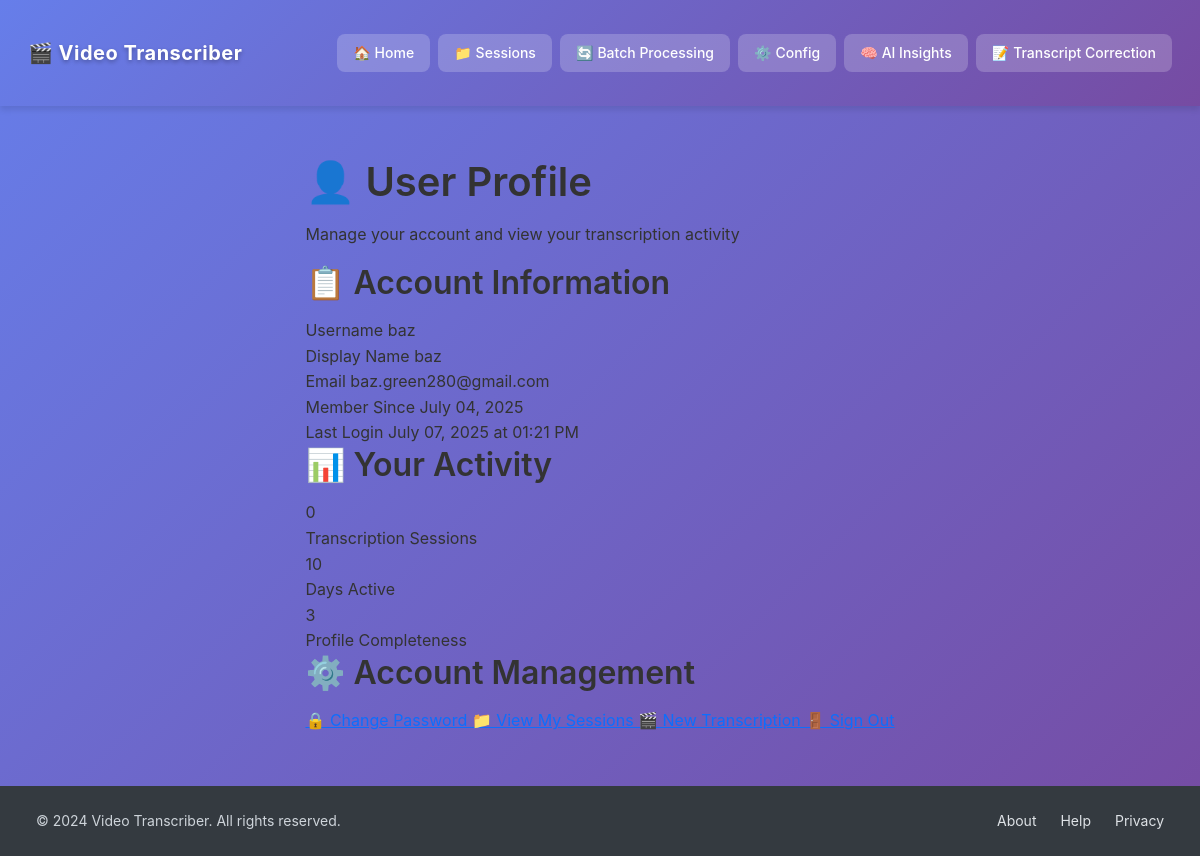
Before: /auth/profile (signed in) with the older database file.
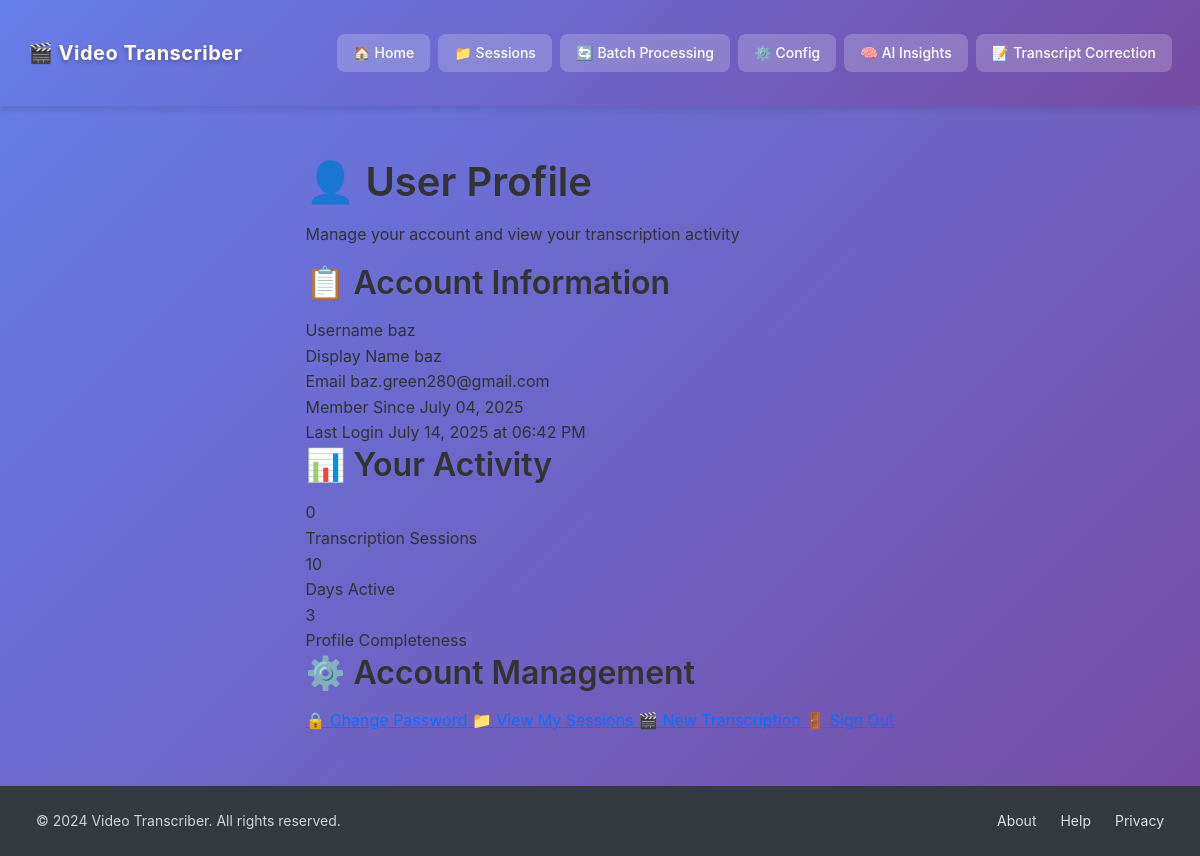
After: the same page with the newer database file.
### src/models/auth.py (models this page shows, shortened)
class User(UserMixin, BaseModel):  # type: ignore
    __tablename__ = "users"
    id = db.Column(db.Integer, primary_key=True)
    username = db.Column(db.String(80), unique=True, nullable=False, index=True)
    email = db.Column(db.String(120), unique=True, nullable=False, index=True)
    password_hash = db.Column(db.String(255), nullable=False)
    display_name = db.Column(db.String(100), nullable=True)
    is_active = db.Column(db.Boolean, default=True, nullable=False)
    created_at = db.Column(db.DateTime, default=datetime.utcnow, nullable=False)
    last_login = db.Column(db.DateTime, nullable=True)
    sessions = db.relationship("UserSession", back_populates="user", lazy="dynamic")
    def get_session_count(self) -> int:
        return self.sessions.count()

### src/routes/auth.py (the view, shortened to what this page needs)
@auth_bp.route("/profile", methods=["GET", "POST"])
@login_required
def profile():
    profile_form = ProfileForm(
        original_email=current_user.email,
        display_name=current_user.display_name,
        email=current_user.email,
    )
    password_form = PasswordChangeForm()
    session_count = current_user.get_session_count()
    return render_template(
        "auth/profile.html",
        profile_form=profile_form,
        password_form=password_form,
        session_count=session_count,
    )

### data/templates/auth/profile.html (shortened to what this page needs)
{% extends "base.html" %}
{% block body_class %}layout-centered-with-header{% endblock %}
{% set show_header = true %}
{% block content %}
<div class="profile-container">
    <div class="profile-header">
        <h1>👤 User Profile</h1>
        <p>Manage your account and view your transcription activity</p>
    </div>
    <div class="profile-content">
        <div class="profile-sections">
            <div class="profile-section">
                <h2>📋 Account Information</h2>
                <div class="profile-info">
                    <div class="info-item">
                        <span class="info-label">Username</span>
                        <span class="info-value">{{ current_user.username }}</span>
                    </div>
                    <div class="info-item">
                        <span class="info-label">Display Name</span>
                        <span class="info-value">{{ current_user.display_name or current_user.username }}</span>
                    </div>
                    <div class="info-item">
                        <span class="info-label">Email</span>
                        <span class="info-value">{{ current_user.email }}</span>
                    </div>
                    <div class="info-item">
                        <span class="info-label">Member Since</span>
                        <span class="info-value">{{ current_user.created_at.strftime('%B %d, %Y') }}</span>
                    </div>
                    {% if current_user.last_login %}
                    <div class="info-item">
                        <span class="info-label">Last Login</span>
                        <span class="info-value">{{ current_user.last_login.strftime('%B %d, %Y at %I:%M %p') }}</span>
                    </div>
                    {% endif %}
                </div>
            </div>
            <div class="profile-section">
                <h2>📊 Your Activity</h2>
                <div class="stats-grid">
                    <div class="stat-card">
                        <div class="stat-number">{{ session_count or 0 }}</div>
                        <div class="stat-label">Transcription Sessions</div>
                    </div>
                    <div class="stat-card">
                        <div class="stat-number">{{ ((current_user.created_at | string).split()[0] | length) or 0 }}</div>
                        <div class="stat-label">Days Active</div>
                    </div>
                    <div class="stat-card">
                        <div class="stat-number">{{ current_user.display_name | length }}</div>
                        <div class="stat-label">Profile Completeness</div>
                    </div>
                </div>
            </div>
            <div class="profile-section">
                <h2>⚙️ Account Management</h2>
                <div class="actions-section">
                    <a href="{{ url_for('auth.change_password') }}" class="action-button">
                        🔒 Change Password
                    </a>
                    <a href="{{ url_for('main.sessions') }}" class="action-button secondary">
                        📁 View My Sessions
                    </a>
                    <a href="{{ url_for('main.index') }}" class="action-button secondary">
                        🎬 New Transcription
                    </a>
                    <a href="{{ url_for('auth.logout') }}" class="action-button danger">
                        🚪 Sign Out
                    </a>
                </div>
            </div>
        </div>
    </div>
</div>
{% endblock %}

### data/templates/base.html (shortened to what this page needs)
<!DOCTYPE html>
<html lang="en">
<head>
    <link href="https://cdn.jsdelivr.net/npm/bootstrap@5.1.3/dist/css/bootstrap.min.css" rel="stylesheet">
    <link rel="stylesheet" href="https://cdnjs.cloudflare.com/ajax/libs/font-awesome/6.0.0/css/all.min.css">
    <link rel="stylesheet" href="{{ url_for('static', filename='css/app.css') }}">
    <link rel="stylesheet" href="{{ url_for('static', filename='css/pwa.css') }}">
    <link rel="stylesheet" href="{{ url_for('static', filename='css/camera-voice.css') }}">
    <link rel="stylesheet" href="{{ url_for('static', filename='css/mobile-ui.css') }}">
</head>
<body class="{% block body_class %}{% endblock %}">
    {% block header %}
    {% if show_header %}
    <header class="main-header">
        <div class="container-fluid">
            <nav class="navbar">
                <a href="{{ url_for('main.index') }}" class="navbar-brand">
                    <span class="brand-icon">🎬</span>
                    <span class="brand-text">Video Transcriber</span>
                </a>
                <div class="nav-buttons">
                    <a href="{{ url_for('main.index') }}" class="nav-btn">
                        <span>🏠</span> Home
                    </a>
                    <a href="{{ url_for('main.sessions') }}" class="nav-btn">
                        <span>📁</span> Sessions
                    </a>
                    <a href="{{ url_for('main.batch') }}" class="nav-btn">
                        <span>🔄</span> Batch Processing
                    </a>
                    <a href="{{ url_for('main.config_page') }}" class="nav-btn">
                        <span>⚙️</span> Config
                    </a>
                    <a href="{{ url_for('main.ai_insights') }}" class="nav-btn">
                        <span>🧠</span> AI Insights
                    </a>
                    <a href="{{ url_for('correction.transcript_correction_page') }}" class="nav-btn">
                        <span>📝</span> Transcript Correction
                    </a>
                </div>
            </nav>
        </div>
    </header>
    {% endif %}
    {% endblock %}
    <main class="{% block main_class %}main-content{% endblock %}">
        {% block content %}{% endblock %}
    </main>
    {% block footer %}
    <footer class="main-footer">
        <div class="container-fluid">
            <div class="footer-content">
                <p>&copy; 2024 Video Transcriber. All rights reserved.</p>
                <div class="footer-links">
                    <a href="#" class="footer-link">About</a>
                    <a href="#" class="footer-link">Help</a>
                    <a href="#" class="footer-link">Privacy</a>
                </div>
            </div>
        </div>
    </footer>
    {% endblock %}
</body>
</html>

### data/static/css/app.css (style rules this page uses)
:root { --primary-color: #667eea; --primary-dark: #764ba2; --secondary-color: #00b894; --danger-color: #e74c3c; --warning-color: #f39c12; --info-color: #3498db; --success-color: #00b894; --gradient-primary: linear-gradient(135deg, #667eea 0%, #764ba2 100%); --gradient-success: linear-gradient(135deg, #00b894 0%, #00cec9 100%); --gradient-bg: linear-gradient(135deg, #667eea 0%, #764ba2 100%); --white: #ffffff; --gray-50: #f8f9fa; --gray-100: #f1f3f4; --gray-200: #e9ecef; --gray-300: #dee2e6; --gray-400: #ced4da; --gray-500: #adb5bd; --gray-600: #6c757d; --gray-700: #495057; --gray-800: #343a40; --gray-900: #212529; --dark: #333333; --font-family: -apple-system, BlinkMacSystemFont, 'Segoe UI', Roboto, Oxygen, Ubuntu, Cantarell, sans-serif; --font-size-xs: 0.75rem; --font-size-sm: 0.875rem; --font-size-base: 1rem; --font-size-lg: 1.125rem; --font-size-xl: 1.25rem; --font-size-2xl: 1.5rem; --font-size-3xl: 1.875rem; --font-size-4xl: 2.25rem; --spacing-xs: 0.25rem; --spacing-sm: 0.5rem; --spacing-md: 1rem; --spacing-lg: 1.5rem; --spacing-xl: 2rem; --spacing-2xl: 3rem; --spacing-3xl: 4rem; --radius-sm: 4px; --radius-md: 8px; --radius-lg: 12px; --radius-xl: 20px; --radius-full: 9999px; --shadow-sm: 0 1px 2px rgba(0, 0, 0, 0.05); --shadow-md: 0 4px 6px rgba(0, 0, 0, 0.1); --shadow-lg: 0 10px 15px rgba(0, 0, 0, 0.1); --shadow-xl: 0 20px 25px rgba(0, 0, 0, 0.1); --shadow-2xl: 0 25px 50px rgba(0, 0, 0, 0.25); --transition-fast: 0.15s ease; --transition-base: 0.3s ease; --transition-slow: 0.5s ease; --z-dropdown: 1000; --z-sticky: 1020; --z-fixed: 1030; --z-modal: 1040; --z-popover: 1050; --z-tooltip: 1060; }
* { margin: 0; padding: 0; box-sizing: border-box; }
html { font-size: 16px; scroll-behavior: smooth; }
body { font-family: var(--font-family); font-size: var(--font-size-base); line-height: 1.6; color: var(--dark); background: var(--gray-50); -webkit-font-smoothing: antialiased; -moz-osx-font-smoothing: grayscale; display: flex; flex-direction: column; min-height: 100vh; }
.layout-centered-with-header { background: var(--gradient-bg); min-height: 100vh; padding-top: 0; }
.layout-centered-with-header main { display: flex; align-items: center; justify-content: center; min-height: calc(100vh - 120px); padding: var(--spacing-lg); }
.nav-buttons, .nav-links { display: flex; gap: var(--spacing-sm); flex-wrap: wrap; }
.nav-btn, .nav-link { background: rgba(255, 255, 255, 0.2); color: var(--white); padding: var(--spacing-sm) var(--spacing-md); border: none; border-radius: var(--radius-md); text-decoration: none; font-size: var(--font-size-sm); font-weight: 500; cursor: pointer; transition: var(--transition-base); display: flex; align-items: center; gap: var(--spacing-xs); white-space: nowrap; }
h1, h2, h3, h4, h5, h6 { font-weight: 600; line-height: 1.2; margin-bottom: var(--spacing-md); }
.main-header { position: relative; z-index: var(--z-fixed); background: var(--gradient-primary); color: var(--white); padding: var(--spacing-lg) 0; box-shadow: var(--shadow-md); }
.main-header .navbar { position: relative; z-index: var(--z-fixed); }
.brand-text { color: var(--white) !important; font-weight: 700 !important; font-size: var(--font-size-xl) !important; text-decoration: none !important; text-shadow: 0 2px 4px rgba(0, 0, 0, 0.3); transition: var(--transition-base); letter-spacing: 0.5px; }
.navbar-brand { text-decoration: none !important; }
.main-footer { background: var(--gray-800); color: var(--gray-300); padding: var(--spacing-lg) 0; margin-top: auto; position: relative; z-index: 1; }
.footer-content { max-width: 1200px; margin: 0 auto; padding: 0 var(--spacing-lg); display: flex; justify-content: space-between; align-items: center; flex-wrap: wrap; gap: var(--spacing-md); }
.footer-content p { margin: 0; font-size: var(--font-size-sm); color: var(--gray-400); }
.footer-links { display: flex; gap: var(--spacing-lg); align-items: center; }
.footer-link { color: var(--gray-300); text-decoration: none; font-size: var(--font-size-sm); transition: var(--transition-base); }

Changed rows visible on the page:
changed User "baz": last_login "July 07, 2025 at 01:21 PM" → "July 14, 2025 at 06:42 PM"
